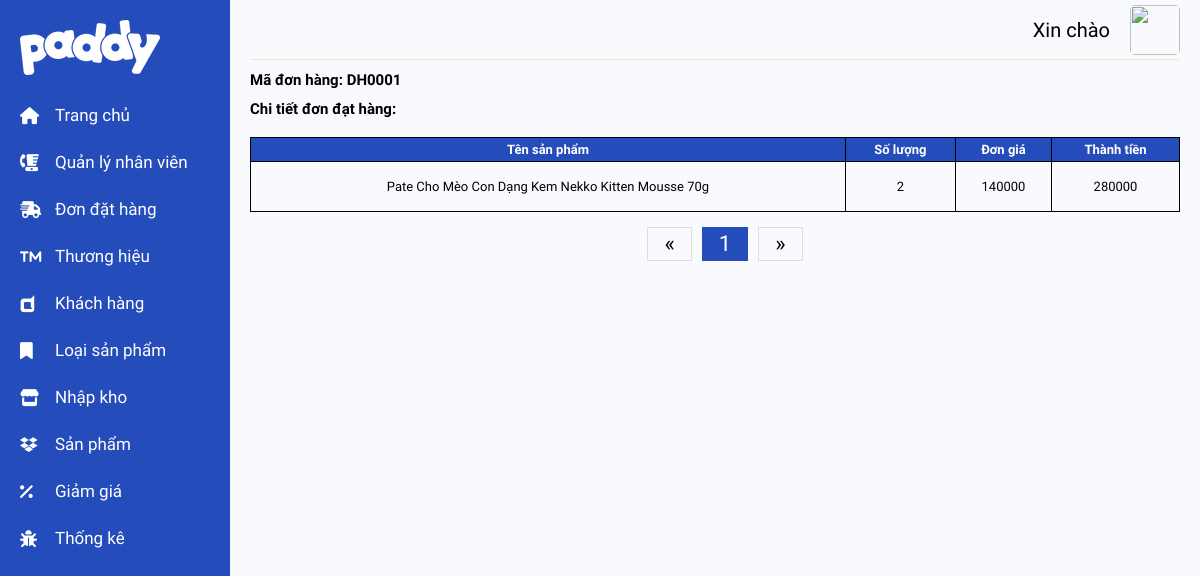
The page /admin/pages/Order_Details.php?id=DH0001 on the database its author committed.
### tables this page shows
CREATE TABLE `chi_tiet_don_dat_hang` (
  `maDonHang` varchar(6) NOT NULL,
  `maSanPham` varchar(6) NOT NULL,
  `soLuong` int(11) NOT NULL,
  `donGia` int(11) NOT NULL,
  `thanhTien` int(11) NOT NULL
);

CREATE TABLE `san_pham` (
  `maSanPham` varchar(6) NOT NULL,
  `tenSanPham` varchar(255) NOT NULL,
  `donGiaMua` int(11) NOT NULL,
  `donGiaBan` int(11) NOT NULL,
  `maThuongHieu` varchar(6) NOT NULL,
  `maLoai` varchar(6) NOT NULL,
  `soLuong` int(11) NOT NULL,
  `hinhAnh` varchar(255) NOT NULL,
  `moTa` varchar(255) NOT NULL
);

### admin/includes/show_order_details_table.php (the view, shortened to what this page needs)
<?php
$rowOfPage = 5;
$currentPage = isset($_GET['page']) ? (int) $_GET['page'] : 1;
$query = "SELECT san_pham.tenSanPham, chi_tiet_don_dat_hang.soLuong, chi_tiet_don_dat_hang.donGia, chi_tiet_don_dat_hang.thanhTien
FROM chi_tiet_don_dat_hang
JOIN san_pham ON chi_tiet_don_dat_hang.maSanPham = san_pham.maSanPham
JOIN don_dat_hang ON chi_tiet_don_dat_hang.maDonHang = don_dat_hang.maDonHang
WHERE chi_tiet_don_dat_hang.maDonHang = '" . $id . "'
ORDER BY san_pham.maSanPham ASC
LIMIT " . $rowOfPage . " OFFSET " . ($currentPage - 1) * $rowOfPage;
$statement = $dbh->prepare($query);
$statement->execute();
$statement->setFetchMode(PDO::FETCH_OBJ);
$result = $statement->fetchAll();
if ($result) {
    foreach ($result as $row) {
        echo "<tr style=\"height: 50px\">
                            <td><p>" . $row->tenSanPham . "</p></td>
                            <td><p>" . $row->soLuong . "</p></td>
                            <td><p>" . $row->donGia . "</p></td>
                            <td><p>" . $row->thanhTien . "</p></td>
                        </tr>";
    }
} else {
    echo "<tr>
                <td colspan=\"10\">Không có dữ liệu</td>
                </tr>";
}
?>

### admin/assets/css/main.css (style rules this page uses)
th, td { border: 1px solid black; padding: 8px; text-align: center; padding: 4px; }

### rows shown on the page
chi_tiet_don_dat_hang: maSanPham.tenSanPham "Pate Cho Mèo Con Dạng Kem Nekko Kitten Mousse 70g", soLuong "2", donGia "140000", thanhTien "280000"

### other values the page prints
$id "DH0001"
